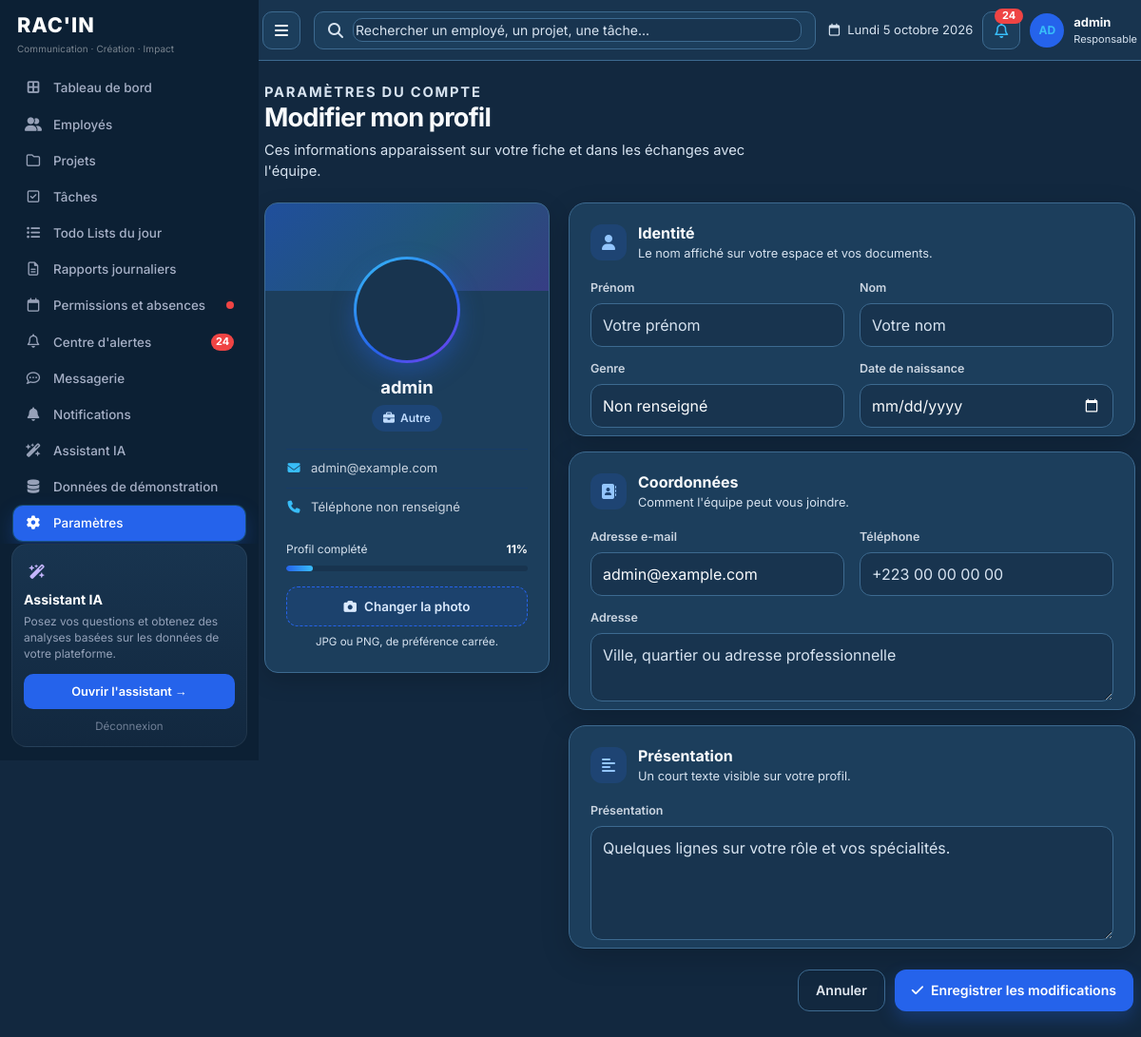
/profile/update/ (signed in), run on the app's committed database.
### authentication/models.py (models this page shows, shortened)
class User(AbstractUser):
    ROLE_CHOICES = [
        ('admin', _('Administrateur')),
        ('employee', _('Employé')),
    ]
    GENDER_CHOICES = [
        ('M', _('Homme')),
        ('F', _('Femme')),
        ('O', _('Autre')),
    ]
    role = models.CharField(
        max_length=20,
        choices=ROLE_CHOICES,
        default='employee',
        verbose_name=_('Rôle')
    )
    photo = models.ImageField(
        upload_to='profile_photos/',
        blank=True,
        null=True,
        verbose_name=_('Photo de profil')
    )
    phone = models.CharField(
        max_length=20,
        blank=True,
        verbose_name=_('Téléphone')
    )
    birth_date = models.DateField(
        blank=True,
        null=True,
        verbose_name=_('Date de naissance')
    )
    gender = models.CharField(
        max_length=1,
        choices=GENDER_CHOICES,
        blank=True,
        null=True,
        verbose_name=_('Genre')
    )
    address = models.TextField(
        blank=True,
        verbose_name=_('Adresse')
    )
    bio = models.TextField(
        blank=True,
        verbose_name=_('Bio')
    )
    is_demo = models.BooleanField(
        default=False,
        verbose_name=_('Donnée de démonstration'),
        help_text=_("Compte créé par le générateur. Il ne représente pas un employé réel."),
    )
    class Meta:
        verbose_name = _('Utilisateur')
        verbose_name_plural = _('Utilisateurs')
    def is_admin(self):
        return self.role == 'admin'

### authentication/views.py (the view)
# urls.py: path('profile/update/', views.profile_update_view, name='profile_update'),
@login_required
def profile_update_view(request):
    try:
        employee = request.user.employee_profile
    except Exception:
        employee = None
    if request.method == 'POST':
        form = UserProfileForm(request.POST, request.FILES, instance=request.user)
        if form.is_valid():
            form.save()
            messages.success(request, 'Profil mis à jour avec succès.')
            return redirect('authentication:profile')
    else:
        form = UserProfileForm(instance=request.user)
    if employee:
        position_label = employee.get_position_display()
    else:
        position_label = request.user.get_role_display()
    return render(request, 'authentication/profile_update.html', {
        'form': form,
        'employee': employee,
        'position_label': position_label,
        'profile_completion': _profile_completion(request.user),
    })

### templates/authentication/profile_update.html (shortened to what this page needs)
{% extends 'base.html' %}
{% block content %}
<div class="settings-page">
    <div class="settings-head">
        <div>
            <p class="settings-kicker">Paramètres du compte</p>
            <h1>Modifier mon profil</h1>
            <p>Ces informations apparaissent sur votre fiche et dans les échanges avec l'équipe.</p>
        </div>
    </div>
    <form method="post" enctype="multipart/form-data" class="settings-layout">
        <aside class="identity-card">
            <div class="avatar-ring">
                {% if user.photo %}
                <img id="avatar-preview" src="{{ user.photo.url }}" alt="Photo de {{ user.get_full_name|default:user.username }}">
                <span id="avatar-fallback" class="avatar-fallback" hidden>{{ user.first_name|first|upper }}{{ user.last_name|first|upper }}</span>
                {% else %}
                <span id="avatar-fallback" class="avatar-fallback">{{ user.first_name|first|upper }}{{ user.last_name|first|upper }}</span>
                {% endif %}
            </div>
            <h2>{{ user.get_full_name|default:user.username }}</h2>
            <span class="role-pill"><i class="fas fa-briefcase"></i> {{ position_label }}</span>
            <ul class="identity-meta">
                <li><i class="fas fa-envelope"></i> <span title="{{ user.email }}">{{ user.email|default:"E-mail non renseigné" }}</span></li>
                <li><i class="fas fa-phone"></i> <span>{{ user.phone|default:"Téléphone non renseigné" }}</span></li>
            </ul>
            <div class="completion">
                <div class="completion-label">
                    <span>Profil complété</span>
                    <strong>{{ profile_completion }}%</strong>
                </div>
                <div class="completion-track" aria-hidden="true">
                    <span style="width: {{ profile_completion }}%;"></span>
                </div>
            </div>
            <div class="photo-actions">
                <label class="photo-btn" for="{{ form.photo.id_for_label }}">
                    <i class="fas fa-camera"></i> Changer la photo
                </label>
                <p class="photo-hint">JPG ou PNG, de préférence carrée.</p>
            </div>
        </aside>
        <div class="settings-main">
            <section class="settings-section">
                <div class="section-head">
                    <div class="section-icon"><i class="fas fa-user"></i></div>
                    <div>
                        <h3>Identité</h3>
                        <p>Le nom affiché sur votre espace et vos documents.</p>
                    </div>
                </div>
                <div class="field-grid">
                    <div class="field {% if form.first_name.errors %}is-invalid{% endif %}">
                        <label for="{{ form.first_name.id_for_label }}">{{ form.first_name.label }}</label>
                        {{ form.first_name }}
                    </div>
                    <div class="field {% if form.last_name.errors %}is-invalid{% endif %}">
                        <label for="{{ form.last_name.id_for_label }}">{{ form.last_name.label }}</label>
                        {{ form.last_name }}
                    </div>
                    <div class="field {% if form.gender.errors %}is-invalid{% endif %}">
                        <label for="{{ form.gender.id_for_label }}">{{ form.gender.label }}</label>
                        {{ form.gender }}
                    </div>
                    <div class="field {% if form.birth_date.errors %}is-invalid{% endif %}">
                        <label for="{{ form.birth_date.id_for_label }}">{{ form.birth_date.label }}</label>
                        {{ form.birth_date }}
                    </div>
                </div>
            </section>
            <section class="settings-section">
                <div class="section-head">
                    <div class="section-icon"><i class="fas fa-address-book"></i></div>
                    <div>
                        <h3>Coordonnées</h3>
                        <p>Comment l'équipe peut vous joindre.</p>
                    </div>
                </div>
                <div class="field-grid">
                    <div class="field {% if form.email.errors %}is-invalid{% endif %}">
                        <label for="{{ form.email.id_for_label }}">{{ form.email.label }}</label>
                        {{ form.email }}
                    </div>
                    <div class="field {% if form.phone.errors %}is-invalid{% endif %}">
                        <label for="{{ form.phone.id_for_label }}">{{ form.phone.label }}</label>
                        {{ form.phone }}
                    </div>
                    <div class="field span-2 {% if form.address.errors %}is-invalid{% endif %}">
                        <label for="{{ form.address.id_for_label }}">{{ form.address.label }}</label>
                        {{ form.address }}
                    </div>
                </div>
            </section>
            <section class="settings-section">
                <div class="section-head">
                    <div class="section-icon"><i class="fas fa-align-left"></i></div>
                    <div>
                        <h3>Présentation</h3>
                        <p>Un court texte visible sur votre profil.</p>
                    </div>
                </div>
                <div class="field-grid">
                    <div class="field span-2 {% if form.bio.errors %}is-invalid{% endif %}">
                        <label for="{{ form.bio.id_for_label }}">{{ form.bio.label }}</label>
                        {{ form.bio }}
                    </div>
                </div>
            </section>
            <div class="settings-actions">
                <a class="btn-settings-ghost" href="{% url 'authentication:profile' %}">Annuler</a>
                <button class="btn-settings-save" type="submit">
                    <i class="fas fa-check"></i> Enregistrer les modifications
                </button>
            </div>
        </div>
    </form>
</div>
{% endblock %}

### templates/base.html (shortened to what this page needs)
{% load static %}
<!DOCTYPE html>
<html lang="fr">
<head>
    <link href="https://cdn.jsdelivr.net/npm/bootstrap@5.3.0/dist/css/bootstrap.min.css" rel="stylesheet">
    <link href="https://cdnjs.cloudflare.com/ajax/libs/font-awesome/6.4.0/css/all.min.css" rel="stylesheet">
    <link rel="stylesheet" href="{% static 'css/platform.css' %}?v=3">
</head>
<body class="{% block body_class %}{% endblock %}">
    {% if user.is_authenticated %}
    <div class="container-fluid">
        <div class="row app-row">
            <div class="sidebar sidebar-racin p-0">
                <div class="racin-brand">
                    <div class="racin-logo">RAC'IN</div>
                    <div class="racin-tag">Communication · Création · Impact</div>
                </div>
                <nav class="sidebar-nav nav flex-column">
                    {% if user.is_admin %}
                    <a class="nav-link {% if request.resolver_match.url_name == 'home' and request.resolver_match.namespace == 'dashboard' %}active{% endif %}" href="{% url 'dashboard:home' %}">
                        <i class="fas fa-border-all"></i> Tableau de bord
                    </a>
                    <a class="nav-link {% if request.resolver_match.namespace == 'employees' %}active{% endif %}" href="{% url 'employees:list' %}">
                        <i class="fas fa-user-friends"></i> Employés
                    </a>
                    <a class="nav-link {% if request.resolver_match.namespace == 'projects' %}active{% endif %}" href="{% url 'projects:list' %}">
                        <i class="far fa-folder"></i> Projets
                    </a>
                    <a class="nav-link {% if request.resolver_match.namespace == 'tasks' and request.resolver_match.url_name != 'daily' %}active{% endif %}" href="{% url 'tasks:list' %}">
                        <i class="far fa-check-square"></i> Tâches
                    </a>
                    <a class="nav-link {% if request.resolver_match.namespace == 'tasks' and request.resolver_match.url_name == 'daily' %}active{% endif %}" href="{% url 'tasks:daily' %}">
                        <i class="fas fa-list-ul"></i> Todo Lists du jour
                    </a>
                    <a class="nav-link {% if request.resolver_match.namespace == 'reports' %}active{% endif %}" href="{% url 'reports:list' %}">
                        <i class="far fa-file-alt"></i> Rapports journaliers
                    </a>
                    <a class="nav-link {% if request.resolver_match.namespace == 'permissions' %}active{% endif %}" href="{% url 'permissions:list' %}">
                        <i class="far fa-calendar"></i> Permissions et absences
                        {% if sidebar_pending_permissions %}<span class="racin-dot"></span>{% endif %}
                    </a>
                    <a class="nav-link {% if request.resolver_match.url_name == 'delay_detection' %}active{% endif %}" href="{% url 'decision_ai:delay_detection' %}">
                        <i class="far fa-bell"></i> Centre d'alertes
                        {% if sidebar_unread_messages %}<span class="racin-badge">{{ sidebar_unread_messages }}</span>{% endif %}
                    </a>
                    <a class="nav-link {% if request.resolver_match.namespace == 'messaging' %}active{% endif %}" href="{% url 'messaging:inbox' %}">
                        <i class="far fa-comment-dots"></i> Messagerie
                    </a>
                    <a class="nav-link {% if request.resolver_match.namespace == 'notifications' %}active{% endif %}" href="{% url 'notifications:list' %}">
                        <i class="fas fa-bell"></i> Notifications
                    </a>
                    <a class="nav-link {% if request.resolver_match.url_name == 'assistant' %}active{% endif %}" href="{% url 'decision_ai:assistant' %}">
                        <i class="fas fa-wand-magic-sparkles"></i> Assistant IA
                    </a>
                    <a class="nav-link {% if request.resolver_match.url_name == 'demo_data' %}active{% endif %}" href="{% url 'employees:demo_data' %}">
                        <i class="fas fa-database"></i> Données de démonstration
                    </a>
                    <a class="nav-link {% if request.resolver_match.namespace == 'authentication' and request.resolver_match.url_name != 'logout' %}active{% endif %}" href="{% url 'authentication:profile' %}">
                        <i class="fas fa-cog"></i> Paramètres
                    </a>
                    {% endif %}
                </nav>
                {% if user.is_admin %}
                {% block sidebar_card %}
                <div class="racin-ai">
                    <div class="racin-ai-icon"><i class="fas fa-wand-magic-sparkles"></i></div>
                    <h6>Assistant IA</h6>
                    <p>Posez vos questions et obtenez des analyses basées sur les données de votre plateforme.</p>
                    <a class="racin-ai-btn" href="{% url 'decision_ai:assistant' %}">Ouvrir l'assistant →</a>
                    <a class="racin-logout" href="{% url 'authentication:logout' %}">Déconnexion</a>
                </div>
                {% endblock %}
                {% endif %}
            </div>
            <div class="racin-content">
                <header class="app-header">
                    <button class="app-icon-btn" type="button" id="app-menu" aria-label="Menu"><i class="fas fa-bars"></i></button>
                    <form class="app-search" method="get" action="{% url 'dashboard:search' %}">
                        <i class="fas fa-search"></i>
                        <input type="search" name="q" placeholder="{% if user.is_admin %}Rechercher un employé, un projet, une tâche...{% else %}Rechercher un projet, une tâche...{% endif %}" aria-label="Recherche">
                    </form>
                    <div class="app-tools">
                        <div class="app-date"><i class="far fa-calendar"></i> {{ header_date_label }}</div>
                        <a class="app-icon-btn" href="{% url 'notifications:list' %}" aria-label="Notifications">
                            <i class="far fa-bell"></i>
                            {% if sidebar_unread_messages %}<span class="app-badge">{{ sidebar_unread_messages }}</span>{% endif %}
                        </a>
                        <a class="app-user" href="{% url 'authentication:profile' %}">
                            <span class="app-avatar">{{ header_initials }}</span>
                            <span><strong>{{ header_name }}</strong><span>{{ header_role }}</span></span>
                        </a>
                    </div>
                </header>
    {% endif %}
                {% block content %}{% endblock %}
    {% if user.is_authenticated %}
            </div>
        </div>
    </div>
    {% else %}
    </div>
    {% endif %}
</body>
</html>

### data on the page
User: username "admin", get_full_name "admin", email "admin@example.com", phone "Téléphone non renseigné", gender "Non renseigné"

### other printed values
{{ sidebar_unread_messages }} "24"
{{ header_date_label }} "Lundi 5 octobre 2026"
{{ header_initials }} "AD"
{{ header_role }} "Responsable"
{{ position_label }} "Autre"
{{ profile_completion }} "11"
